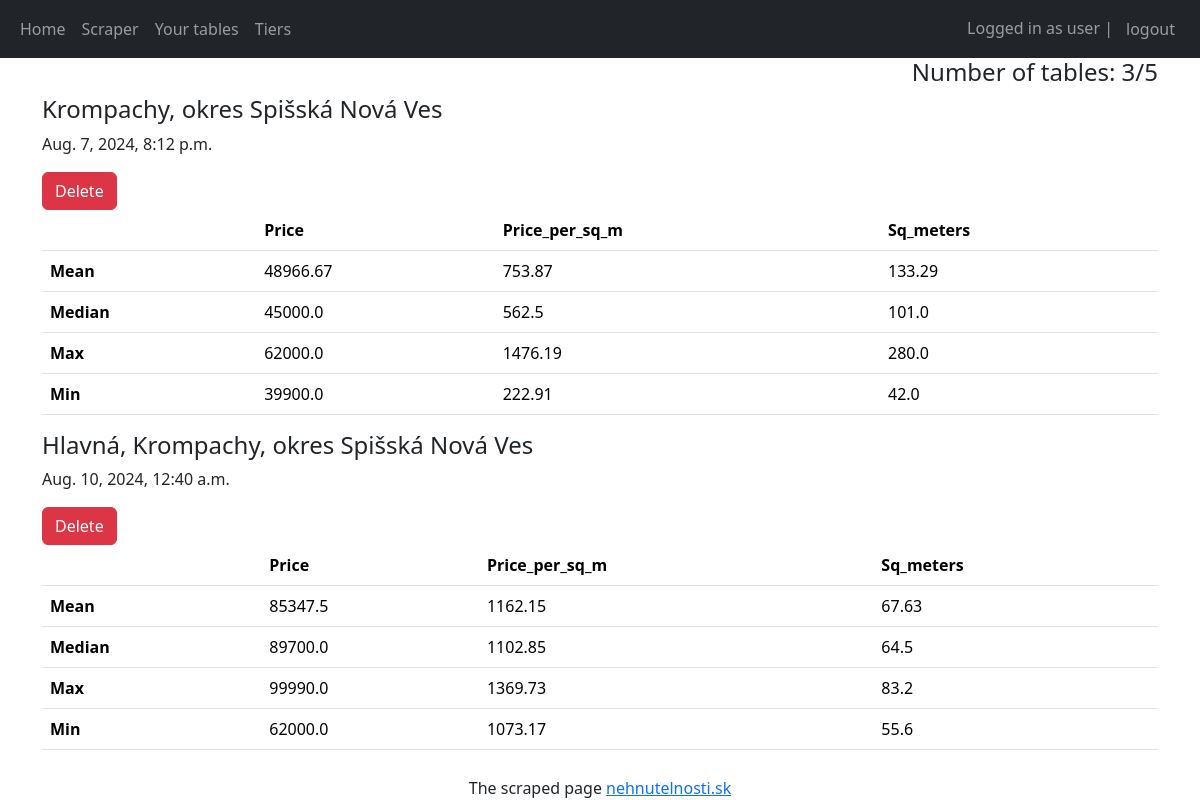
The page /tables (signed in) on the database as committed earlier.
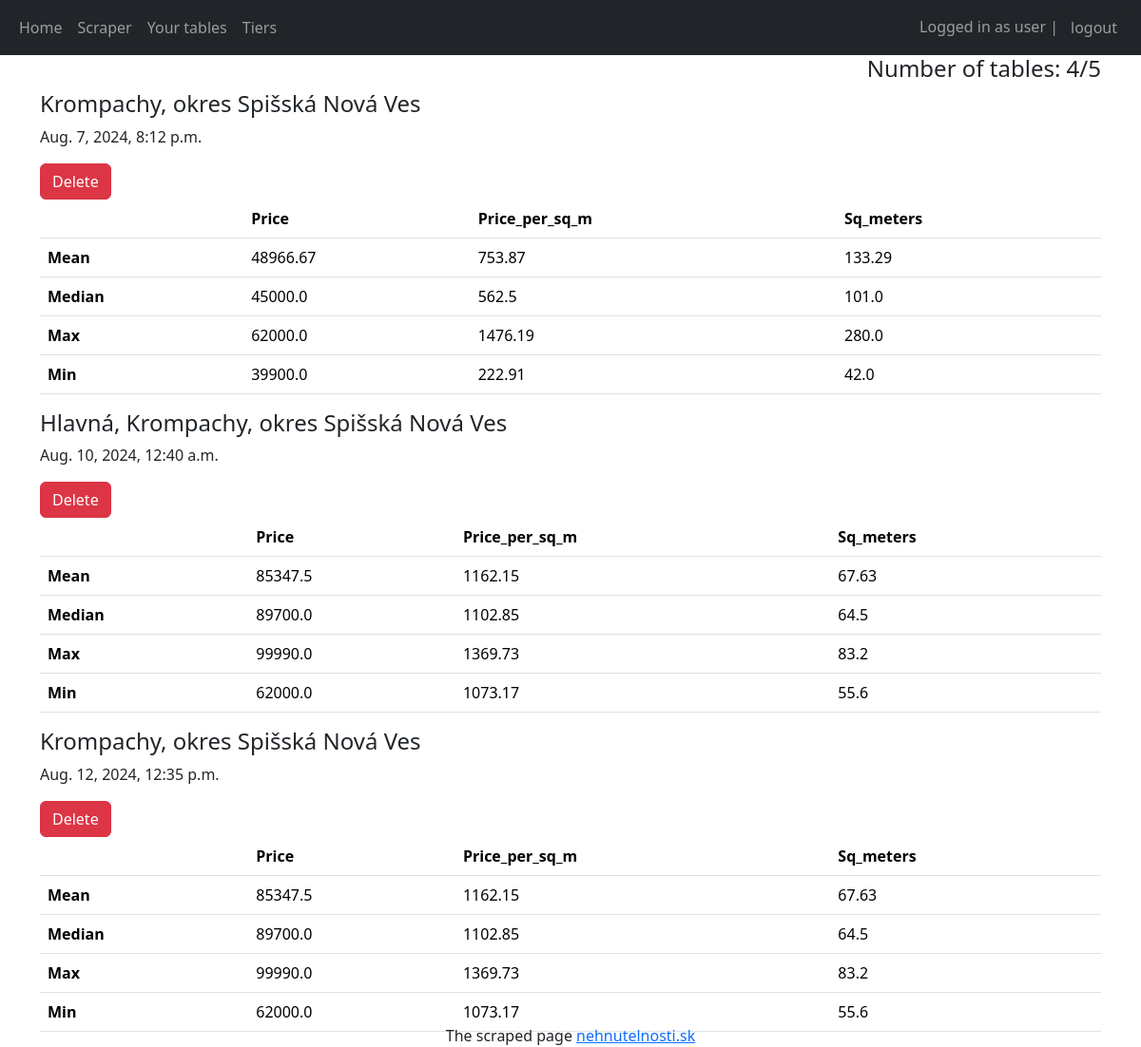
The same page on the database as committed later.
### scraper_integration/models.py (models this page shows)
class AnalysedData(models.Model):
    table = models.ForeignKey(TableInfo, on_delete=models.CASCADE)
    avg_price = models.FloatField(null=True)
    avg_price_per_sqm = models.FloatField(null=True)
    avg_sq_meter = models.FloatField(null=True)
    min_price = models.FloatField(null=True)
    min_price_per_sqm = models.FloatField(null=True)
    min_sq_meter = models.FloatField(null=True)
    max_price = models.FloatField(null=True)
    max_price_per_sqm = models.FloatField(null=True)
    max_sq_meter = models.FloatField(null=True)
    median_price = models.FloatField(null=True)
    median_price_per_sqm = models.FloatField(null=True)
    median_sq_meter = models.FloatField(null=True)

class TableInfo(models.Model):
    owner = models.ForeignKey(User, on_delete=models.CASCADE)
    name = models.CharField(max_length=100)
    creation_date = models.DateTimeField(auto_now_add=True)

### scraper_integration/views.py (the view)
# urls.py: path('tables', views.view_tables, name='view_tables'),
@login_required(login_url='login')
def view_tables(request):
    if request.method == "POST":
        table_id = request.POST.get('table-id')
        if table_id:
            table = TableInfo.objects.get(id=table_id)
            table.delete()
    user = request.user
    table_info = TableInfo.objects.filter(owner=user)
    analysed_table = AnalysedData.objects.filter(table__in=table_info)
    max_tables = MaxUserTables(user)
    return render(request, 'scraper_integration/tables.html', {'analysed_table': analysed_table, 'num_of_tables' : table_info.count(), 'max_tables': max_tables})

### scraper_integration/custom_functions.py (called while the page is built)
def MaxUserTables(user):
    group = user.groups.first()
    free = Group.objects.get(name='Free')
    basic = Group.objects.get(name='Basic')
    plus = Group.objects.get(name='Plus')
    premium = Group.objects.get(name='Premium')
    if group == free:
        limit = 5
    elif group == basic:
        limit = 10
    elif group == plus:
        limit = 20
    elif group == premium:
        limit = 50
    return limit

### scraper_integration/templates/scraper_integration/tables.html (shortened to what this page needs)
{% extends 'scraper_integration/base.html' %}
{% block content %}
{% if analysed_table %}
    <h4 class="text-end">Number of tables: {{num_of_tables}}/{{max_tables}}</h4>
    {% for table in analysed_table %}
    <h4>{{table.table.name}}</h4>
    <p>{{table.table.creation_date}}</p>
    <form method="post">
        <button class="btn btn-danger" name="table-id" value="{{table.table.id}}">Delete</button>
    </form>
    <table class="table">
        <thead class = "thead-dark">
            <tr>
                <th><th>Price</th>
                <th>Price_per_sq_m</th>
                <th>Sq_meters</th>
            </tr>
        </thead>
        <tbody>
            <tr>
                <th class="col">Mean</th>
                <td>{{table.avg_price}}</td>
                <td>{{table.avg_price_per_sqm}}</td>
                <td>{{table.avg_sq_meter}}</td>
            </tr>
            <tr>
                <th class="col">Median</th>
                <td>{{table.median_price}}</td>
                <td>{{table.median_price_per_sqm}}</td>
                <td>{{table.median_sq_meter}}</td>
            </tr>
            <tr>
                <th class="col">Max</th>
                <td>{{table.max_price}}</td>
                <td>{{table.max_price_per_sqm}}</td>
                <td>{{table.max_sq_meter}}</td>
            </tr>
            <tr>
                <th class="col">Min</th>
                <td>{{table.min_price}}</td>
                <td>{{table.min_price_per_sqm}}</td>
                <td>{{table.min_sq_meter}}</td>
            </tr>
        </tbody>
    </table>
    {% endfor %}
{% else %}
<div class="d-flex justify-content-center align-items-center" style="height: 100vh;">
    <h4 class="text-center align-middle">You dont have any tables yet!</h4>
</div>
{% endif %}
{% endblock %}

Rows that differ between the two databases and show on the page:
added AnalysedData: table.name "Krompachy, okres Spišská Nová Ves", table.creation_date "Aug. 12, 2024, 12:35 p.m.", avg_price "85347.5", avg_price_per_sqm "1162.15", avg_sq_meter "67.63", median_price "89700.0", median_price_per_sqm "1102.85", median_sq_meter "64.5", max_price "99990.0", max_price_per_sqm "1369.73", max_sq_meter "83.2", min_price "62000.0", min_price_per_sqm "1073.17", min_sq_meter "55.6"
Other text that changed with them:
{{ num_of_tables }}: "3" → "4"
